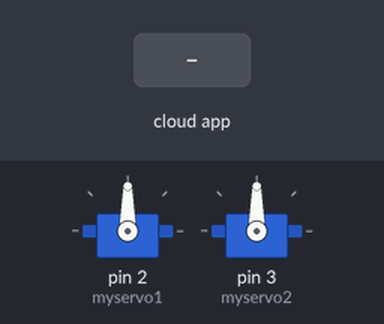
A sketch run on a simulated Arduino Uno, built with avr-gcc and run on an emulated ATmega328P. Parts: 2 × servo. Inputs (shaded band) come from the test bench. The ROS host is connected and sends only what is stated.

Above: at 1.2 s.
1.3 s: the phone or cloud app sets neck to 0
At 2.3 s:
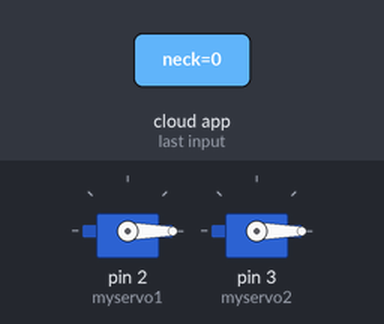
2.8 s: the phone or cloud app sets neck to 1
At 3.4 s:
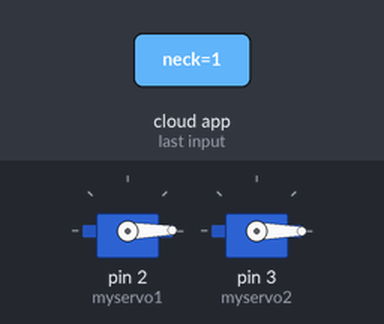
Timing chart, 0 to 5.8 s (numbered marks = the images above; inputs shaded):
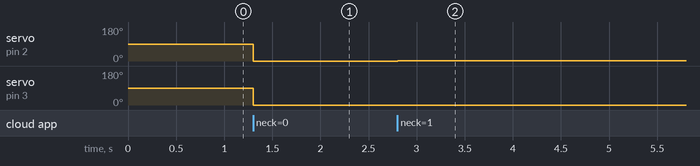

The sketch:

InputServoPosROS.ino
```cpp
// input pos 2 servo control- mvj 1-4-2019
// mashed with zoomkat 11-22-10 servo (2) test
// ros2arduino implementation 9-25-2020
// refactor to Rosserial 10-16-2020
// Current version 0.1 03-11-2022* DEP see V.11

#define USE_USBCON

#include <Servo.h>
#include <ros.h>
#include <std_msgs/String.h>


Servo myservo1;  // create servo object to control a servo
Servo myservo2;
// twelve servo objects can be created on most boards

int pos1 = 90;    // variable to store the servo position
int pos2 = 90;

ros::NodeHandle  nh;    //invoke NodeHandle as nh

String readString, servo1, servo2;  //invoke strings

void servo_cb( const std_msgs::String& cmd_msg){
  readString = atoi(cmd_msg.data);//set readString
}

ros::Subscriber<std_msgs::String> sub("neck", servo_cb);


void setup(){
  // put your setup code here, to run once:
  nh.initNode();
  nh.subscribe(sub);

  myservo1.attach(2);  // attaches the servo on pin 2 to the servo object
  myservo2.attach(3);
}

void loop(){
  // put your main code here, to run repeatedly:
  if (readString.length() >0) {
      //Serial.println(readString); //see what was received

      // expect a string like 12301230 containing the two servo positions
      servo1 = readString.substring(0, 3); //get the first 3 characters
      servo2 = readString.substring(4, 7); //get the next 3 characters

      //Serial.println(servo1);  //print to serial monitor to see results
      //Serial.println(servo2);


      char carray1[6]; //magic needed to convert string to a number
      servo1.toCharArray(carray1, sizeof(carray1));
      pos1 = atoi(carray1);

      char carray2[6];
      servo2.toCharArray(carray2, sizeof(carray2));
      pos2 = atoi(carray2);

      myservo1.write(pos1); //set servo position
      myservo2.write(pos2);
      //readString="";
  }
  nh.spinOnce();
  delay(1);
}
```

Measured:
- after the input at 1.3 s, servo on pin 2 (myservo1), servo on pin 3 (myservo2): 90° → 0° at once
- after the input at 2.8 s, servo on pin 2 (myservo1): 0° → 1° at once
